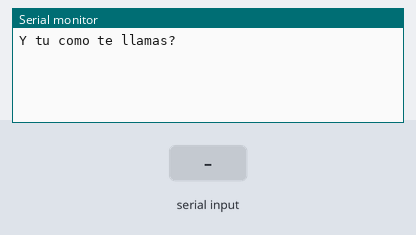
Recording of a sketch running on a simulated Arduino Uno, built with avr-gcc and run on an emulated ATmega328P. Parts: the last lines printed to the serial monitor. The test bench sets the inputs (shaded band).

Above: at 1.2 s.
1.3 s: "1" received over Serial
At 3.1 s:
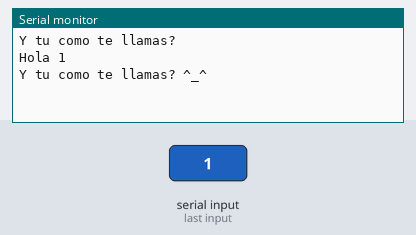
3.8 s: "0" received over Serial
At 5.2 s:
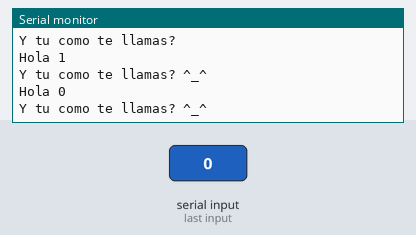
5.3 s: "2" received over Serial
At 7.4 s:
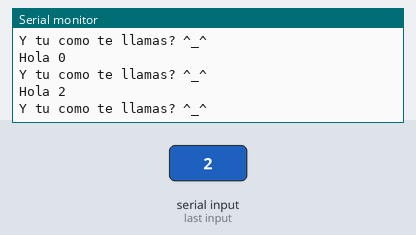

Measured:
- after the input at 1.3 s, the serial monitor: prints a new line after 1.0 s (image 1)
- after the input at 3.8 s, the serial monitor: prints a new line after 1.0 s (image 2)
- after the input at 5.3 s, the serial monitor: prints a new line after 1.0 s (image 3)

The sketch:

arduino.07.holaomar.ino
```cpp
String nombre = "alguien"; //crea la variable "nombre" de tipo String con contenido "alguien"

void setup() {                 //esta funcion solo se ejecuta una sola vez
  Serial.begin(9600);          //configura el puerto serial a 9600 de velocidad
  Serial.println("Y tu como te llamas?");
}

void loop() {                  //esta funcion siempre se repite

  if (Serial.available() > 0) {      //si hay algun dato en el puerto serial entrar a esta condicional
    nombre = Serial.readString() ;   //se aplica la funcion readString() al puerto serial y se guarda el dato en la variable "nombre"
    Serial.print("Hola ");           //mostrar el texto hola y seguido
    Serial.println(nombre);          //el texto de la variable "nombre"
    Serial.println("");
    Serial.println("Y tu como te llamas? ^_^");
  }
}
```
